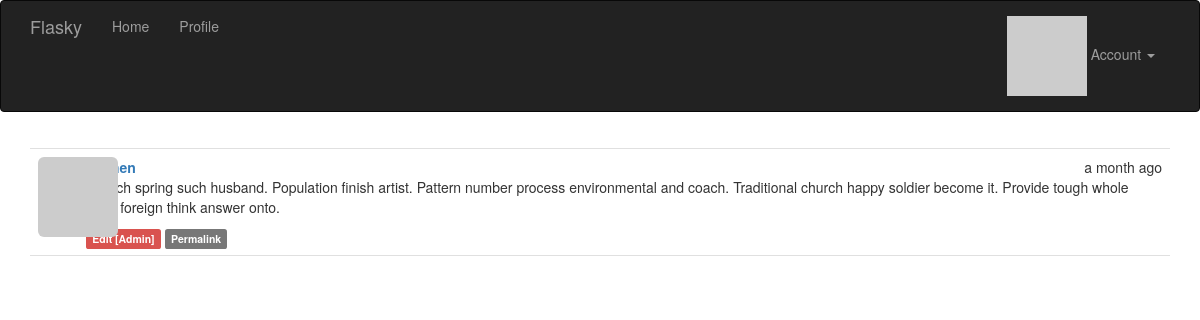
Screenshot of /post/27 (signed in) with the database file from the repository.
### app/models.py (models this page shows, shortened)
class Post(db.Model):
    __tablename__ = "posts"
    id: Mapped[int] = mapped_column(primary_key=True)
    body: Mapped[str | None] = mapped_column(Text)
    body_html: Mapped[str | None] = mapped_column(Text)
    timestamp: Mapped[datetime] = mapped_column(DateTime, index=True, default=lambda: datetime.now(UTC))
    author_id: Mapped[int] = mapped_column(ForeignKey("users.id"))
    author: Mapped["User"] = relationship(back_populates="posts")

### app/main/views.py (the view)
@main.route("/post/<int:id>")
def post(id: int):
    post: Post = Post.query.get_or_404(id)
    return render_template("post.html", posts=[post])

### app/auth/views.py (called while the page is built)
@auth.before_app_request
def before_request():
    if current_user.is_authenticated:
        current_user.ping()
        if not current_user.confirmed and request.blueprint != "auth" and request.endpoint != "static":
            return redirect(url_for("auth.unconfirmed"))
    return None

### app/main/__init__.py (called while the page is built)
@main.app_context_processor
def inject_permissions():
    return dict(Permission=Permission)

### app/models.py (called while the page is built)
@login_manager.user_loader
def load_user(user_id) -> User |  None:
    return db.session.get(User, int(user_id))

    def has_permission(self, perm):
        return self.permissions & perm == perm

    def can(self, perm: int) -> bool:
        return self.role is not None and self.role.has_permission(perm)

    def is_administrator(self) -> bool:
        return self.can(Permission.ADMIN)

    def ping(self) -> None:
        self.last_seen = datetime.now(UTC)
        db.session.add(self)
        db.session.commit()

    def gravatar(self, size: int = 100, default: str = "identicon", rating: str = "g") -> str:
        url: str = "https://secure.gravatar.com/avatar"
        hash_avatar: str = self.avatar_hash or self.gravatar_hash()
        return f"{url}/{hash_avatar}?s={size}&d={default}&r={rating}'."

### app/templates/post.html (shortened to what this page needs)
{% extends "base.html" %}
{% import "_macros.html" as macros %}
{% block page_content %}
    {% include "_posts.html" %}
{% endblock %}

### app/templates/_posts.html
<ul class="posts">
    {% for post in posts %}
        <li class="post">
            <div class="post-thumbnail">
                <a href="{{ url_for('.user', username=post.author.username) }}">
                    <img class="img-rounded profile-thumbnail" src="{{ post.author.gravatar(size=40) }}">
                </a>
            </div>
            <div class="post-content">
                <div class="post-date">{{ moment(post.timestamp).fromNow() }}</div>
                <div class="post-author"><a href="{{ url_for('.user', username=post.author.username) }}">{{ post.author.username }}</a></div>
                <div class="post-body">
                    {% if post.body_html %}
                        {{ post.body_html | safe }}
                    {% else %}
                        {{ post.body }}
                    {% endif %}
                </div>
                <div class="post-footer">
                    {% if current_user == post.author %}
                        <a href="{{ url_for('.edit', id=post.id) }}">
                            <span class="label label-primary">Edit</span>
                        </a>
                    {% elif current_user.is_administrator() %}
                        <a href="{{ url_for('.edit', id=post.id) }}">
                            <span class="label label-danger">Edit [Admin]</span>
                        </a>
                    {% endif %}
                    <a href="{{ url_for('.post', id=post.id) }}">
                        <span class="label label-default">Permalink</span>
                    </a>
                </div>
            </div>
        </li>
    {% endfor %}
</ul>

### app/static/styles.css (style rules this page uses)
.profile-thumbnail { position: absolute; }
ul.posts { list-style-type: none; padding: 0px; margin: 16px 0px 0px 0px; border-top: 1px solid #e0e0e0; }
ul.posts li.post { padding: 8px; border-bottom: 1px solid #e0e0e0; }
div.post-date { float: right; }
div.post-author { font-weight: bold; }
div.post-thumbnail { position: absolute; }
div.post-content { margin-left: 48px; min-height: 48px; }

### rows the page displays
Post: timestamp "a month ago", body_html "Church spring such husband. Population finish artist. Pattern number process environmental and coach. Traditional church happy soldier become it. Provide tough whole table foreign think answer onto."
